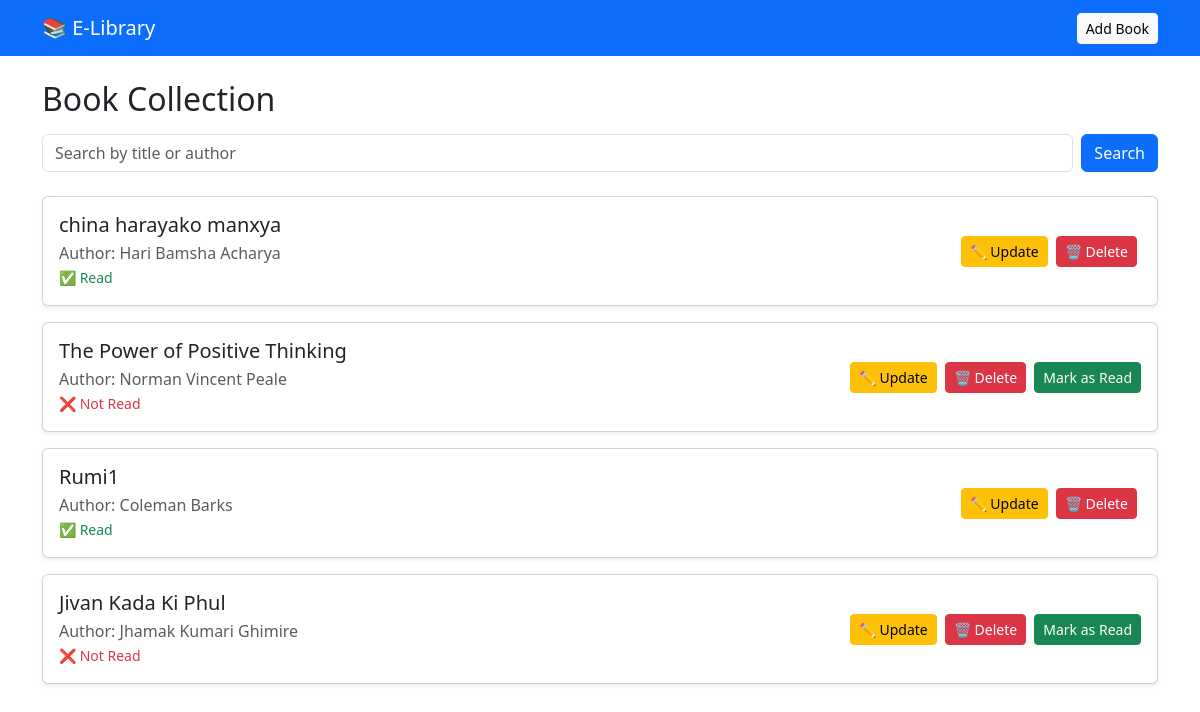
The page / on the database its author committed.
### books/models.py (models this page shows, shortened)
class Book(models.Model):
    title = models.CharField(max_length=100)
    author = models.CharField(max_length=100)
    is_read = models.BooleanField(default=False)

### books/views.py (the view)
# urls.py: path('', views.book_list, name='book_list'),
def book_list(request):
    query = request.GET.get('q')
    if query:
        books = Book.objects.filter(Q(title__icontains=query) | Q(author__icontains=query))
    else:
        books = Book.objects.all()
    return render(request, 'books/book_list.html', {'books': books})

### templates/books/book_list.html
{% extends 'books/base.html' %}
{% block content %}
<h2 class="mb-3">Book Collection</h2>
<form method="GET" action="" class="mb-4 d-flex">
  <input type="text" name="q" class="form-control me-2" placeholder="Search by title or author" value="{{ request.GET.q }}">
  <button class="btn btn-primary">Search</button>
</form>
{% if books %}
  {% for book in books %}
  <div class="card mb-3 shadow-sm">
    <div class="card-body d-flex justify-content-between align-items-center">
      <div>
        <h5 class="mb-1">{{ book.title }}</h5>
        <p class="text-muted mb-0">Author: {{ book.author }}</p>
        {% if book.is_read %}
          <small class="text-success">✅ Read</small>
        {% else %}
          <small class="text-danger">❌ Not Read</small>
        {% endif %}
      </div>
      <div>
        <a href="{% url 'update_book' book.id %}" class="btn btn-warning btn-sm me-1">✏️ Update</a>
        <a href="{% url 'delete_book' book.id %}" class="btn btn-danger btn-sm me-1" onclick="return confirm('Are you sure you want to delete this book?');">🗑️ Delete</a>
        {% if not book.is_read %}
          <a href="{% url 'mark_as_read' book.id %}" class="btn btn-success btn-sm">Mark as Read</a>
        {% endif %}
      </div>
    </div>
  </div>
  {% endfor %}
{% else %}
  <p class="text-center mt-4">No books found.</p>
{% endif %}
{% endblock %}

### templates/books/base.html (shortened to what this page needs)
<!DOCTYPE html>
<html lang="en">
<head>
  <link href="https://cdn.jsdelivr.net/npm/bootstrap@5.3.2/dist/css/bootstrap.min.css" rel="stylesheet">
</head>
<body>
  <nav class="navbar navbar-expand-lg navbar-dark bg-primary">
    <div class="container">
      <a class="navbar-brand" href="{% url 'book_list' %}">📚 E-Library</a>
      <a href="{% url 'add_book' %}" class="btn btn-light btn-sm">Add Book</a>
    </div>
  </nav>
  <div class="container mt-4">
    {% block content %}
    {% endblock %}
  </div>
</body>
</html>

### rows shown on the page
Book: title "china harayako manxya", author "Hari Bamsha Acharya", is_read "✅ Read"
Book: title "The Power of Positive Thinking", author "Norman Vincent Peale", is_read "❌ Not Read"
Book: title "Rumi1", author "Coleman Barks", is_read "✅ Read"
Book: title "Jivan Kada Ki Phul", author "Jhamak Kumari Ghimire", is_read "❌ Not Read"
